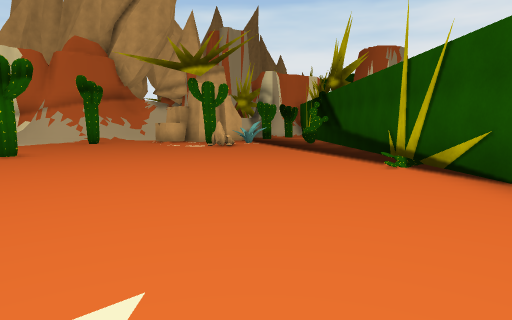
[1] (above)

16 first-person views from a walk through a Unity game level. The camera is 1.3 m above the floor, tilts 6° down and sees 75° across. The floor is counted in squares, 2 m on a side. Each view is taken from the middle of a square. On the plan, view 1 faces up. The plan holds only what a view shows up to about 10 squares ahead; the rest is blank. The place goes on beyond the plan. The player character is not drawn.

[2]
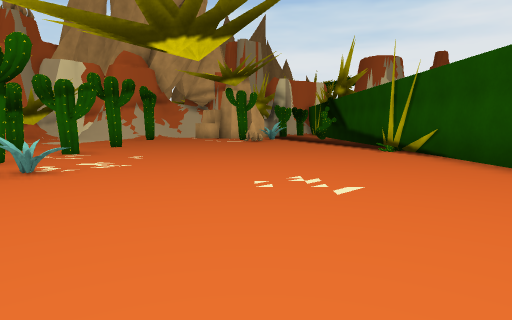

[3]
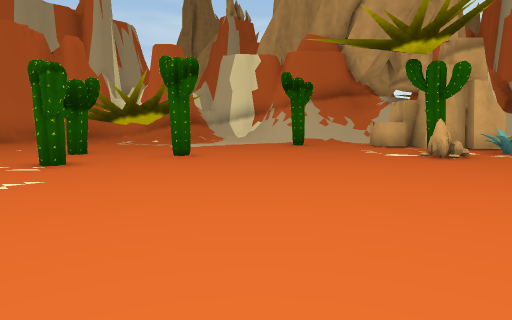

[4]
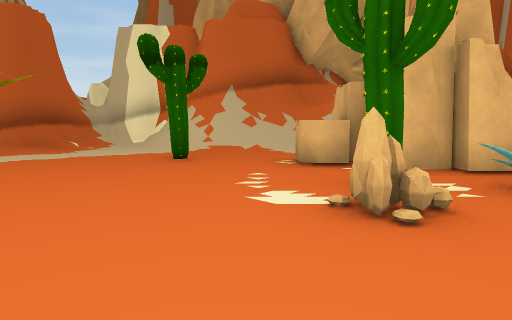

[5]
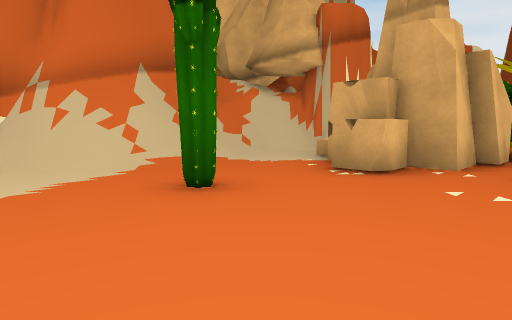

[6]
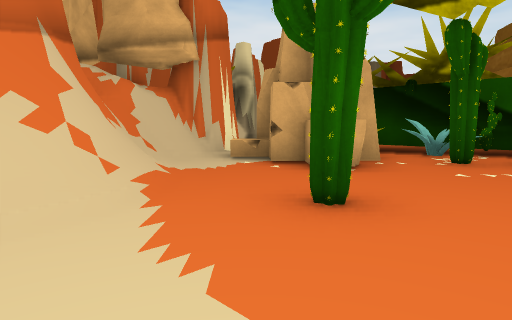

[7]
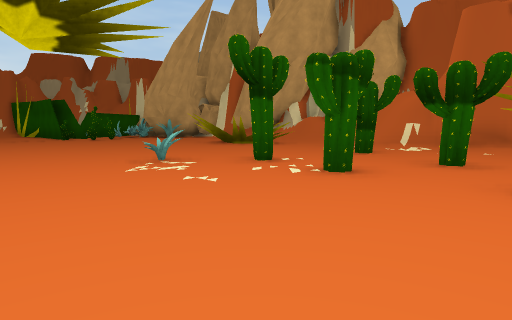

[8]
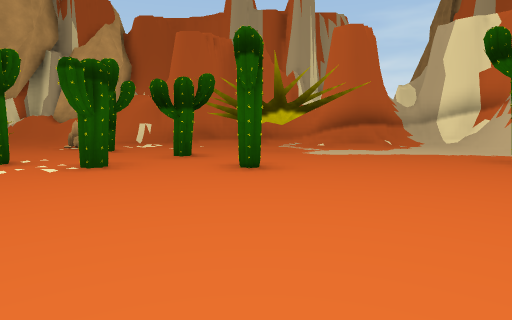

[9]
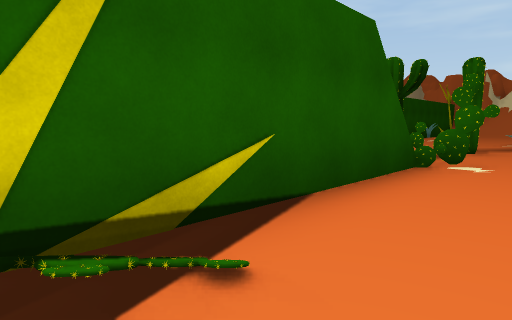

[10]
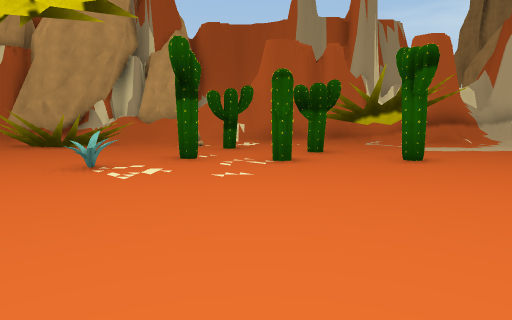

[11]
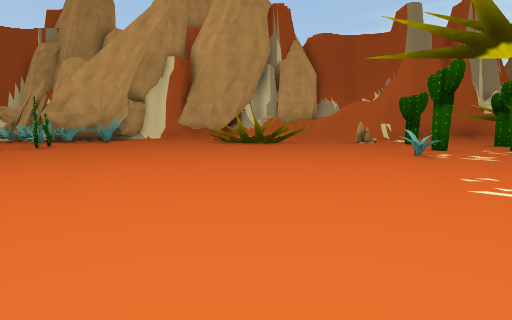

[12]
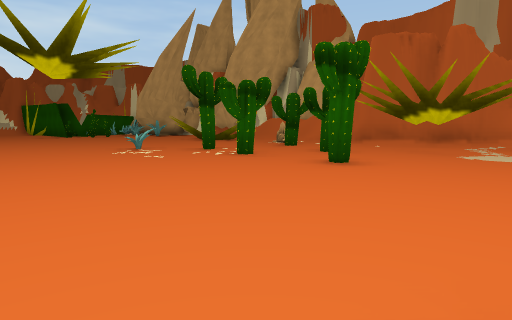

[13]
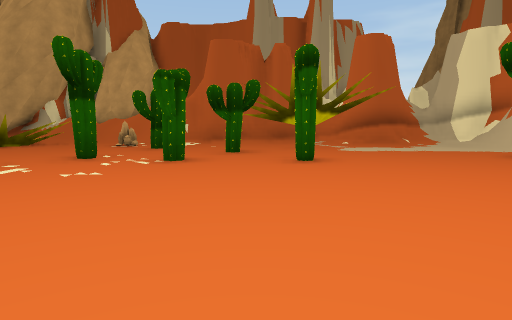

[14]
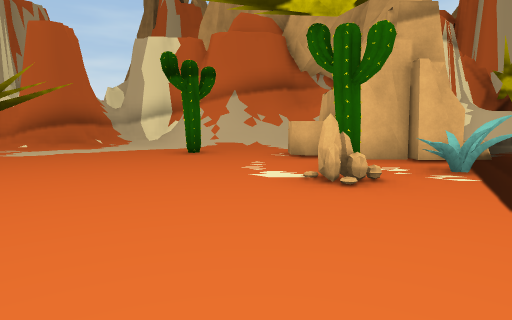

[15]
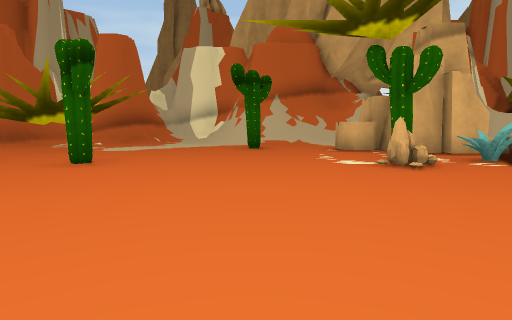

[16]
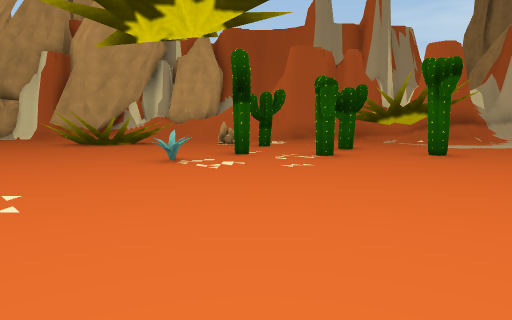

### Floor plan
Key: @ floor where view 1 was taken; # wall or solid block; . main floor; : floor 0.5 m higher than the main floor; + floor 0.75 m higher than the main floor; / step, stairs or slope; ^ raised ledge; R rock; C cactus; O other object.
Columns run from 12 left of view 1 to 4 right of it. Each row starts with its distance up from view 1.
 17        #####
 16       ##+.
 15      ##/.RR
 14     ##/..RRR
 13   ###:/.#RR##  #
 12   # ......C.O ##
 11  ## ..C....#.  #
 10  ## .......R.  #
  9 ##^  ........  #
  8 #^  # ........ #
  7 ## ## .C...... #
  6  #^^ #........ #
  5  #^  C.#.......#
  4  #^    C.......#
  3  #^^C #C.......#
  2   RR    #......#
  1   ^^    O......C
  0   ^^    ....@.C#
 -1    ^^    .......C
 -2    ^^    .......
 -3    ^^    ......C
 -4     ^^    .....
 -5           ...
 -6      ^
 -7      ^^
 -8      OC
 -9      ^^

Positions as (right, up) in squares from view 1, and headings:
1: (0, 0), facing up
2: (-1, -3), facing up
3: (1, 3), facing up-left
4: (0, 8), facing up-left
5: (-5, 8), facing up
6: (-8, 10), facing up-right
7: (-1, 7), facing down-left
8: (0, 7), facing left
9: (1, 6), facing down-right
10: (1, 4), facing left
11: (3, -2), facing left
12: (0, 10), facing down-left
13: (1, 6), facing left
14: (1, 7), facing up-left
15: (1, 5), facing up-left
16: (2, 3), facing left
